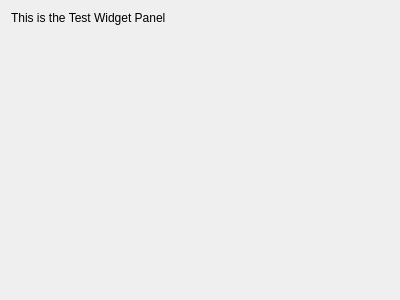
<?xml version="1.0" encoding="UTF-8"?>
<ui version="4.0">
 <class>testWidget</class>
 <widget class="QWidget" name="testWidget">
  <property name="geometry">
   <rect>
    <x>0</x>
    <y>0</y>
    <width>400</width>
    <height>300</height>
   </rect>
  </property>
  <property name="windowTitle">
   <string>Test Widget</string>
  </property>
  <layout class="QVBoxLayout" name="verticalLayout">
   <item>
    <widget class="QLabel" name="label">
     <property name="text">
      <string>This is the Test Widget Panel</string>
     </property>
    </widget>
   </item>
   <item>
    <spacer name="verticalSpacer">
     <property name="orientation">
      <enum>Qt::Vertical</enum>
     </property>
     <property name="sizeHint" stdset="0">
      <size>
       <width>20</width>
       <height>40</height>
      </size>
     </property>
    </spacer>
   </item>
  </layout>
 </widget>
 <customwidgets>
  <customwidget>
   <class>QgsLayerTreeView</class>
   <extends>QWidget</extends>
   <header>qgis.gui</header>
   <container>1</container>
  </customwidget>
 </customwidgets>
 <resources>
  <include location="../resources.qrc"/>
 </resources>
 <connections/>
</ui>
